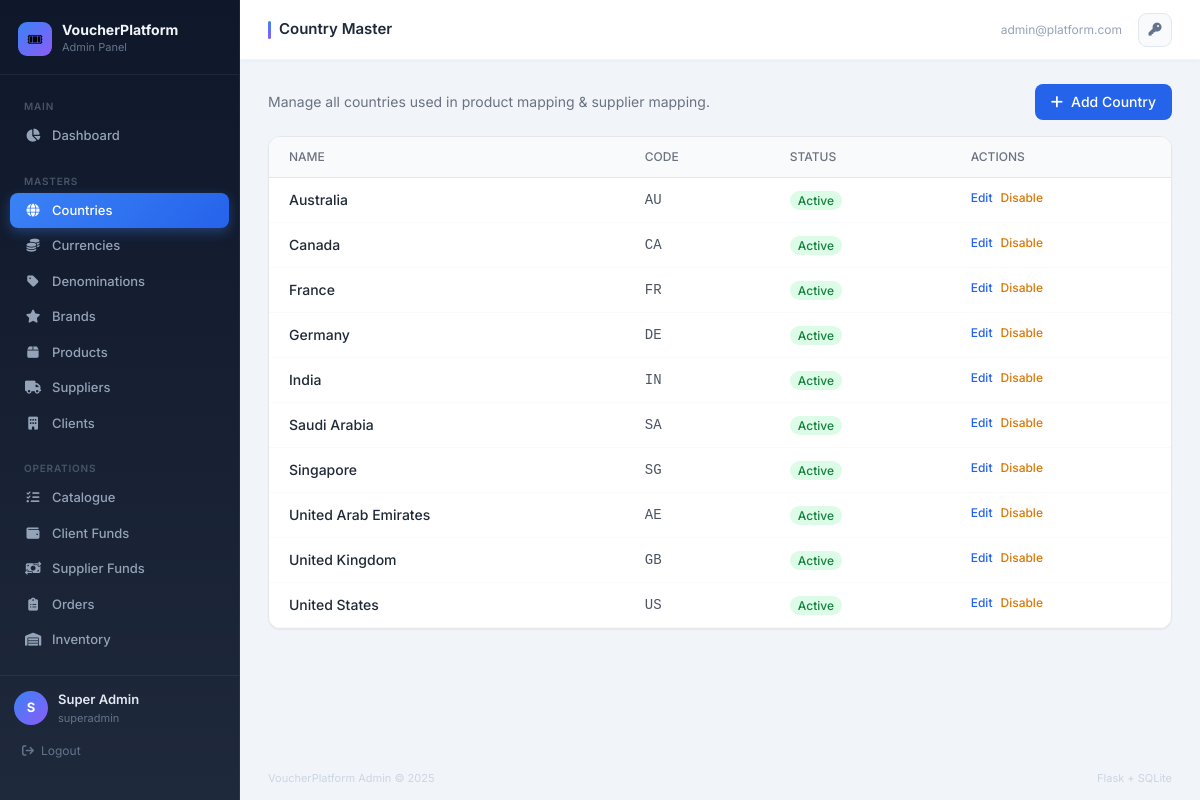
The app's page /admin/masters/countries (signed in) with its own data.
### tables this page shows
CREATE TABLE countries (
    id INTEGER PRIMARY KEY AUTOINCREMENT,
    name TEXT NOT NULL,
    code TEXT NOT NULL UNIQUE,
    is_active INTEGER DEFAULT 1,
    created_at DATETIME DEFAULT CURRENT_TIMESTAMP,
    updated_at DATETIME DEFAULT CURRENT_TIMESTAMP
);

### routes/admin_masters.py (the view)
@masters_bp.route("/countries")
@login_required
@role_required("superadmin", "internal")
def countries():
    rows = query_db("SELECT * FROM countries ORDER BY name")
    return render_template("admin/masters_country.html", rows=rows)

### database/db.py (called while the page is built)
def get_db():
    db_path = Config.DATABASE_PATH
    os.makedirs(os.path.dirname(db_path), exist_ok=True)
    conn = sqlite3.connect(db_path)
    conn.row_factory = sqlite3.Row
    conn.execute("PRAGMA foreign_keys = ON")
    conn.execute("PRAGMA journal_mode = WAL")
    return conn

def query_db(query, args=(), one=False):
    conn = get_db()
    try:
        cur = conn.execute(query, args)
        rv = cur.fetchall()
        conn.commit()
        return (rv[0] if rv else None) if one else rv
    finally:
        conn.close()

### services/notification_service.py (called while the page is built)
def get_user_notifications(user_id, unread_only=False):
    if unread_only:
        return query_db("SELECT * FROM notifications WHERE user_id=? AND is_read=0 ORDER BY created_at DESC", (user_id,))
    return query_db("SELECT * FROM notifications WHERE user_id=? ORDER BY created_at DESC LIMIT 50", (user_id,))

### templates/admin/masters_country.html (shortened to what this page needs)
{% extends "base_admin.html" %}
{% block page_title %}Country Master{% endblock %}
{% block content %}
<div class="flex items-center justify-between mb-4">
  <p class="text-gray-500 text-sm">Manage all countries used in product mapping & supplier mapping.</p>
  <button onclick="document.getElementById('modal').classList.remove('hidden')"
          class="bg-blue-600 hover:bg-blue-700 text-white text-sm font-medium px-4 py-2 rounded-lg transition-colors flex items-center gap-2">
    <i class="fa fa-plus"></i> Add Country
  </button>
</div>
<div class="bg-white rounded-xl border border-gray-200 shadow-sm overflow-hidden">
  <table class="w-full text-sm">
    <thead><tr class="bg-gray-50 border-b border-gray-200">
      <th class="px-5 py-3 text-left text-xs font-medium text-gray-500 uppercase">Name</th>
      <th class="px-5 py-3 text-left text-xs font-medium text-gray-500 uppercase">Code</th>
      <th class="px-5 py-3 text-left text-xs font-medium text-gray-500 uppercase">Status</th>
      <th class="px-5 py-3 text-left text-xs font-medium text-gray-500 uppercase">Actions</th>
    </tr></thead>
    <tbody>
      {% for r in rows %}
      <tr class="border-b border-gray-50 hover:bg-gray-50 transition-colors">
        <td class="px-5 py-3 font-medium text-gray-800">{{ r.name }}</td>
        <td class="px-5 py-3 font-mono text-gray-600">{{ r.code }}</td>
        <td class="px-5 py-3">
          <span class="px-2 py-0.5 rounded-full text-xs font-medium {% if r.is_active %}bg-green-100 text-green-700{% else %}bg-gray-100 text-gray-500{% endif %}">
            {{ "Active" if r.is_active else "Disabled" }}
          </span>
        </td>
        <td class="px-5 py-3 flex items-center gap-2">
          <button onclick="editRow('{{ r.id }}','{{ r.name }}','{{ r.code }}')"
                  class="text-blue-600 hover:text-blue-800 text-xs font-medium">Edit</button>
          <a href="{{ url_for('masters.country_toggle', id=r.id) }}"
             class="text-{% if r.is_active %}amber{% else %}green{% endif %}-600 hover:underline text-xs font-medium">
            {{ "Disable" if r.is_active else "Enable" }}
          </a>
        </td>
      </tr>
      {% else %}
      <tr><td colspan="4" class="px-5 py-8 text-center text-gray-400">No countries found.</td></tr>
      {% endfor %}
    </tbody>
  </table>
</div>
{% endblock %}

### templates/base_admin.html (style rules this page uses)
* { font-family: 'Inter', sans-serif; }

### records on screen
countries: name "Australia", code "AU", is_active "Active", is_active "Disable"
countries: name "Canada", code "CA", is_active "Active", is_active "Disable"
countries: name "France", code "FR", is_active "Active", is_active "Disable"
countries: name "Germany", code "DE", is_active "Active", is_active "Disable"
countries: name "India", code "IN", is_active "Active", is_active "Disable"
countries: name "Saudi Arabia", code "SA", is_active "Active", is_active "Disable"
countries: name "Singapore", code "SG", is_active "Active", is_active "Disable"
countries: name "United Arab Emirates", code "AE", is_active "Active", is_active "Disable"
countries: name "United Kingdom", code "GB", is_active "Active", is_active "Disable"
countries: name "United States", code "US", is_active "Active", is_active "Disable"

### other values on screen
{{ (session.user_name or 'A')[0]|upper }} "S"
{{ session.user_name }} "Super Admin"
{{ session.user_type }} "superadmin"
{{ session.user_email }} "admin@platform.com"
